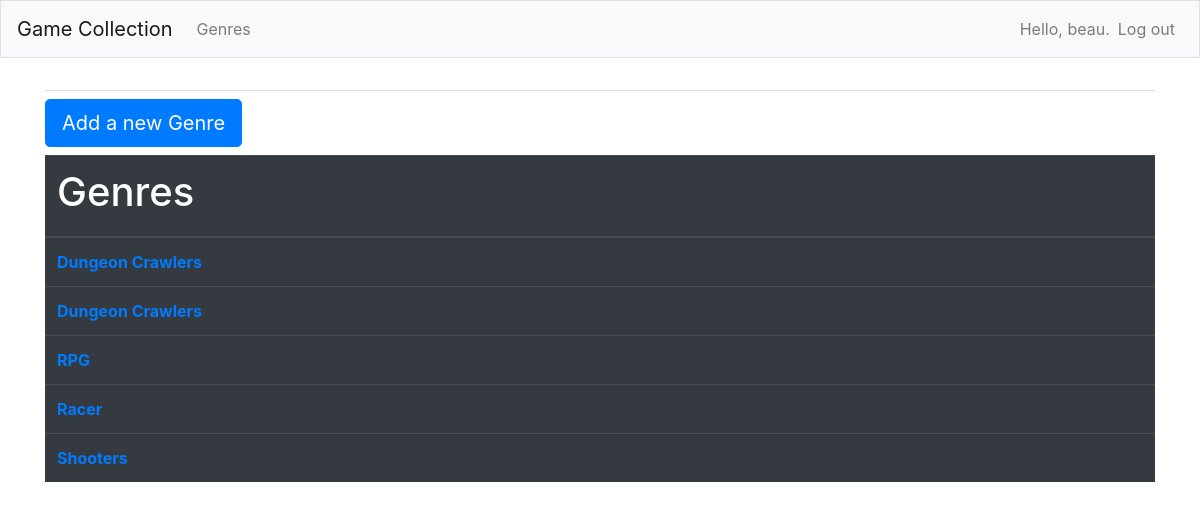
Before: /gameCollections/ (signed in) with the older database file.
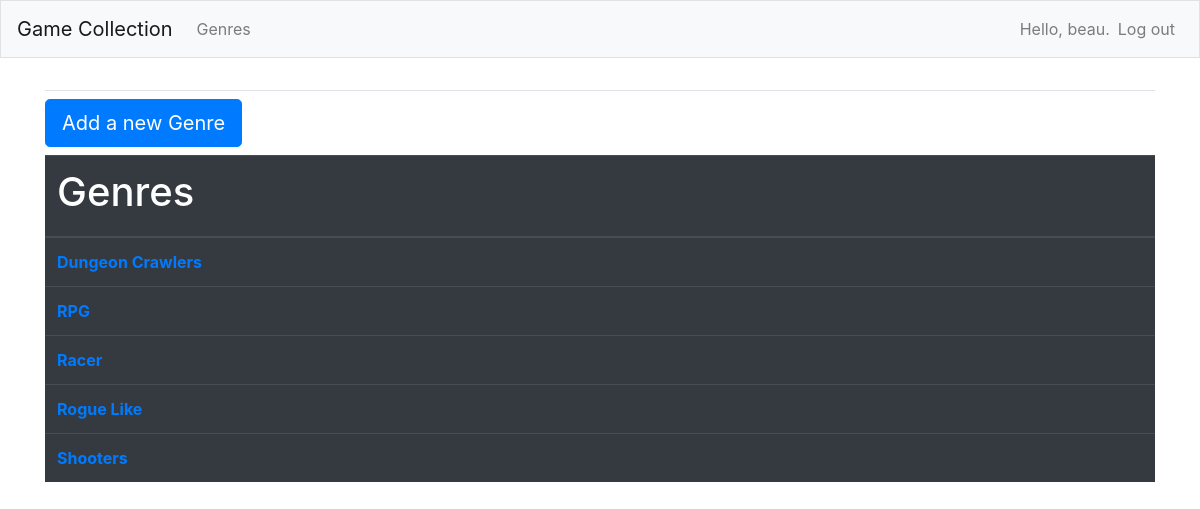
After: the same page with the newer database file.
### gameCollections/models.py (models this page shows)
class Genre(models.Model):
    name = models.CharField(max_length=200)
    owner = models.ForeignKey(User, on_delete=models.CASCADE)
    def __str__(self):
        return self.name

### gameCollections/views.py (the view)
# urls.py: path('gameCollections/', views.genres, name = 'genres'),
@login_required
def genres(request):
    genres = Genre.objects.filter(owner=request.user).order_by('name')
    context = {'genres' : genres}
    return render (request, 'gameCollections/genres.html', context)

### gameCollections/templates/gameCollections/genres.html (shortened to what this page needs)
{% extends "gameCollections/base.html" %}
{% block content %}
    <h3><a class="btn btn-lg btn-primary" href="{% url 'gameCollections:new_genre' %}" role="button">Add a new Genre</a></h3>
    <table class="table table-dark">
        <thead>
            <tr>
                <th scope="col"><h1>Genres</h1></th>
        </thead>
        <tbody>
        {% for genre in genres %}
            <tr>
                <th><a href="{% url 'gameCollections:games' genre.id %}">{{ genre }}</a></th>
            </tr>
        {% empty %}
            <h3>No genres have been added yet.</h3>
        {% endfor %}
        </tbody>
    </table>
{% endblock content %}

### gameCollections/templates/gameCollections/base.html (shortened to what this page needs)
{% load bootstrap4 %}
<!doctype html>
<html lang="en">
<head>
      {% bootstrap_css %}
</head>
<body>
    <nav class="navbar navbar-expand-md navbar-light bg-light mb-4 border">
        <a class="navbar-brand" href="{% url 'gameCollections:index'%}">Game Collection</a>
        <div class="collapse navbar-collapse" id="navbarCollapse">
            <ul class="navbar-nav mr-auto">
                <li class="nav-item">
                    <a class="nav-link" href="{% url 'gameCollections:genres'%}"> Genres </a></li>
            </ul>
            <ul class="navbar-nav ml-auto">
                {% if user.is_authenticated %}
                    <li class="nav-item">
                        <span class="navbar-text">Hello, {{ user.username }}.</span>
                    </li>
                    <li class="nav-item">
                        <a class="nav-link" href="{% url 'users:logout' %}">Log out</a>
                    </li>
                {% endif %}
            </ul>
        </div>
    </nav>
    <main role="main" class="container">
        <div class="pb-2 mb-2 border-bottom">
        </div>
        <div>
            {% block content %}{% endblock content %}
        </div>
    </main>
</body>
</html>

Changed rows visible on the page:
removed Genre: name "Dungeon Crawlers"
added Genre: name "Rogue Like"
